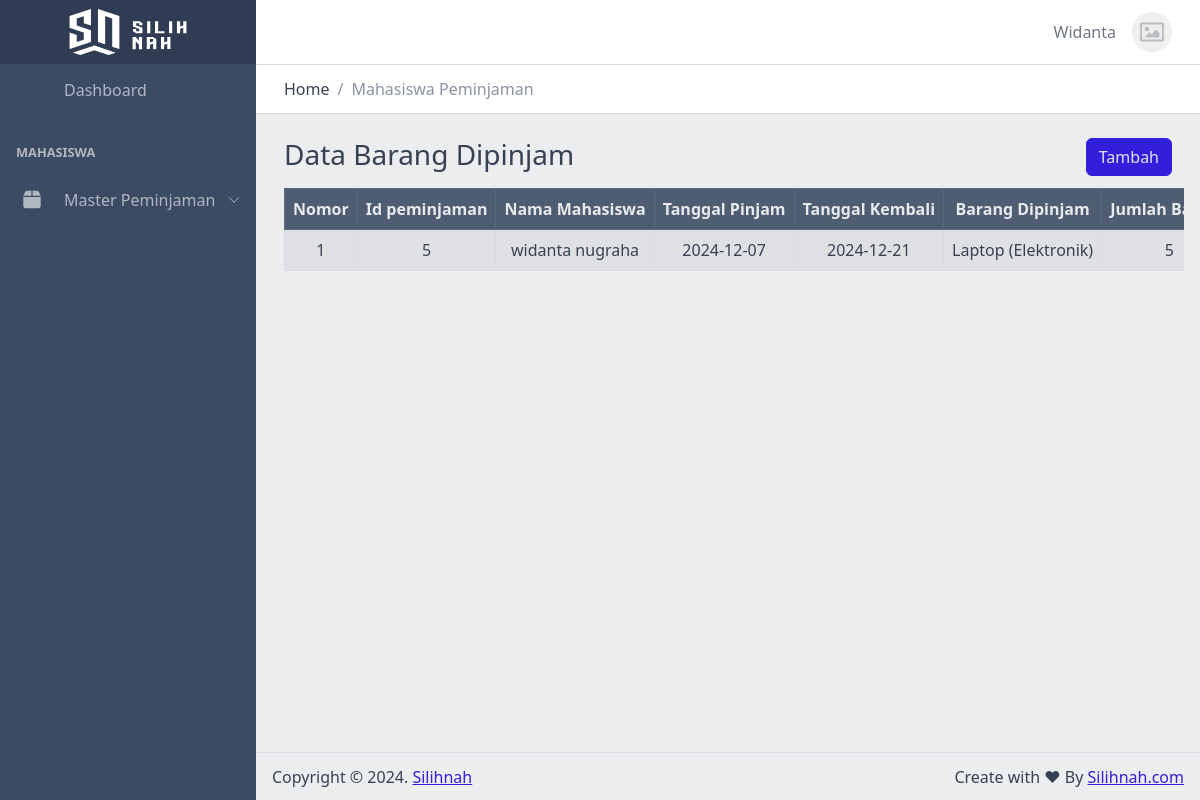
The app's page /views/mahasiswa/peminjaman/ (signed in), older data.
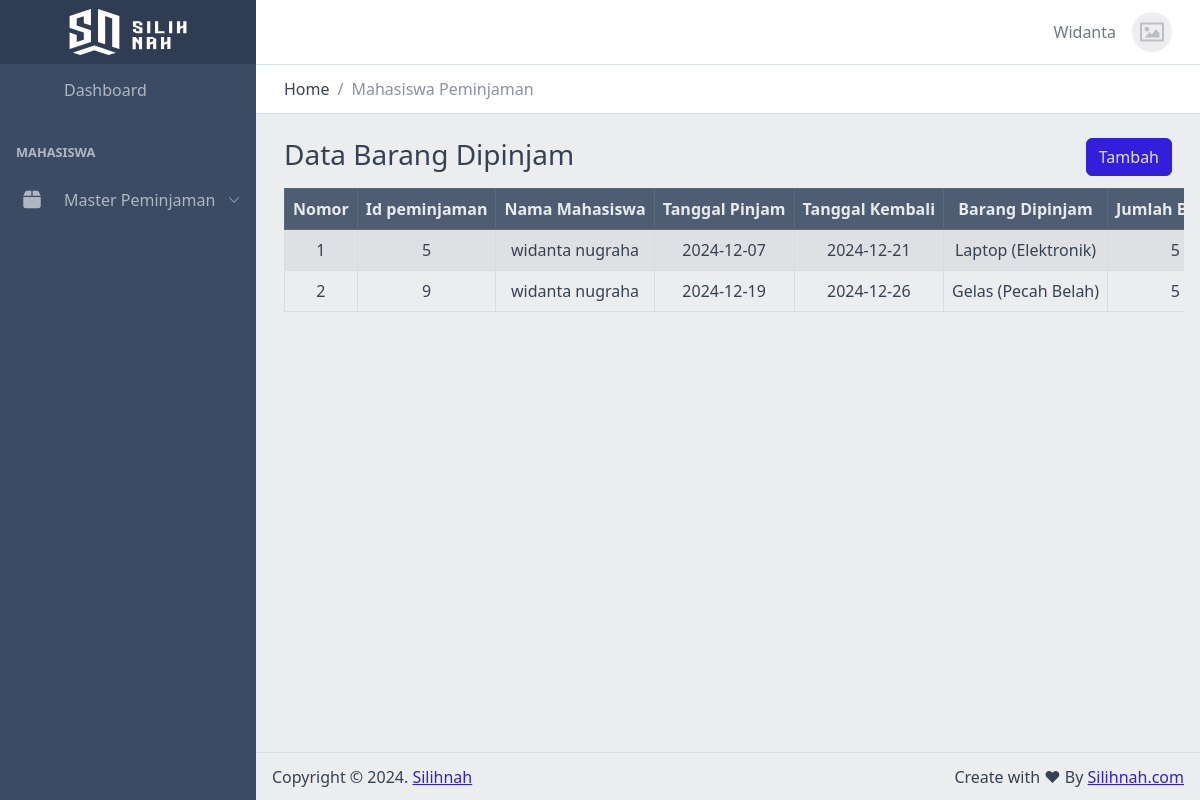
The same page, newer data.
### tables this page shows
CREATE TABLE `peminjaman` (
  `id_peminjaman` int NOT NULL,
  `id_mahasiswa` int NOT NULL,
  `tanggal_pinjam` date NOT NULL,
  `tanggal_kembali` date NOT NULL,
  `id_petugas` int DEFAULT NULL,
  `id_status` int DEFAULT NULL
);

CREATE TABLE `mahasiswa` (
  `id_mahasiswa` int NOT NULL,
  `id_user` int NOT NULL,
  `nim` varchar(10) DEFAULT NULL,
  `nama` varchar(255) DEFAULT NULL,
  `telpon` varchar(13) DEFAULT NULL,
  `jenis_kelamin` enum('Laki-Laki','Perempuan') DEFAULT NULL,
  `tanggal_lahir` date DEFAULT NULL,
  `alamat` text,
  `agama` enum('Hindu','Islam','Budha','Kristen','Katolik','Konghucu') DEFAULT NULL
);

### functions/connect.php (called while the page is built, shortened)
<?php
class Connect
{
    private $host = 'localhost';
    private $user = 'root';
    private $pass = '';
    private $db = 'silihnah';
    function __construct()
    {
        $this->conn = new mysqli($this->host, $this->user, $this->pass, $this->db);
    }
}

### functions/peminjaman.php (called while the page is built, shortened)
<?php
include 'connect.php';
class Peminjaman extends Connect
{
    public function getDataPeminjamanMahasiswaStatusBelumById($id)
    {
        $query = "SELECT
            peminjaman.id_peminjaman,
            peminjaman.id_mahasiswa,
            peminjaman.id_petugas,
            peminjaman.id_status,
            peminjaman.id_peminjaman,
            peminjaman.tanggal_pinjam,
            peminjaman.tanggal_kembali,
            mahasiswa.nama AS nama_mahasiswa,
            petugas.nama AS nama_petugas,
            status.nama_status AS nama_status,
            GROUP_CONCAT(CONCAT(barang.nama, ' (', kategori.nama, ')') SEPARATOR ', ') AS barang_dipinjam,
            GROUP_CONCAT(detail_peminjaman.jumlah SEPARATOR ', ') AS jumlah_barang
        FROM
            peminjaman
        LEFT JOIN
            detail_peminjaman ON peminjaman.id_peminjaman = detail_peminjaman.id_peminjaman
        LEFT JOIN
            barang ON detail_peminjaman.id_barang = barang.id_barang
        LEFT JOIN
            kategori ON barang.id_kategori = kategori.id_kategori
        LEFT JOIN
            mahasiswa ON peminjaman.id_mahasiswa = mahasiswa.id_mahasiswa
        LEFT JOIN
            petugas ON peminjaman.id_petugas = petugas.id_petugas
        LEFT JOIN
            status ON peminjaman.id_status = status.id_status
        WHERE peminjaman.id_mahasiswa = '$id' AND (peminjaman.id_status = 1 or peminjaman.id_status = 2)
        GROUP BY
            peminjaman.id_peminjaman";
        $result = mysqli_query($this->conn, $query);
        $data = [];
        while ($row = mysqli_fetch_assoc($result)) {
            $data[] = $row;
        }
        return $data;
    }
    public function getDataMahasiswaByUserId($id)
    {
        $query = "SELECT * FROM mahasiswa Where id_user = '$id'";
        $result = $this->conn->query($query);
        if ($result->num_rows > 0) {
            return $result->fetch_assoc();
        } else {
            return null;
        }
    }
}

### views/mahasiswa/peminjaman/index.php (the view, shortened to what this page needs)
<?php
include '../../../functions/peminjaman.php';
$peminjaman = new Peminjaman();
$dataMahasiswa = $peminjaman->getDataMahasiswaByUserId($_SESSION['user']['id_user']);
$data = $peminjaman->getDataPeminjamanMahasiswaStatusBelumById($dataMahasiswa['id_mahasiswa']);
?>
<?php include('../../templates/header.php'); ?>
<div class="container-fluid">
    <div class="row justify-content-center">
        <div class="col">
            <h3>Data Barang Dipinjam</h3>
        </div>
        <div class="col text-end">
            <a class="btn btn-primary" href="tambah.php">
                Tambah
            </a>
        </div>
    </div>
</div>
<div class="container-fluid table-responsive">
    <table id="data-table" class="table text-nowrap table-bordered table-striped text-center mt-2 align-middle">
        <thead class="table-dark">
            <tr>
                <th>Nomor</th>
                <th>Id peminjaman</th>
                <th>Nama Mahasiswa</th>
                <th>Tanggal Pinjam</th>
                <th>Tanggal Kembali</th>
                <th>Barang Dipinjam</th>
                <th>Jumlah Barang</th>
            </tr>
        </thead>
        <tbody>
            <?php $no = 1; ?>
            <?php foreach ($data as $row) : ?>
                <tr>
                    <td><?= $no++; ?></td>
                    <td><?= $row['id_peminjaman']; ?></td>
                    <td><?= $row['nama_mahasiswa']; ?></td>
                    <td><?= $row['tanggal_pinjam']; ?></td>
                    <td><?= $row['tanggal_kembali']; ?></td>
                    <td><?= $row['barang_dipinjam']; ?></td>
                    <td><?= $row['jumlah_barang']; ?></td>
                </tr>
            <?php endforeach; ?>
        </tbody>
    </table>
</div>
<?php include('../../templates/footer.php'); ?>

Row changes from the older to the newer data that the page shows:
added peminjaman: id_peminjaman "9", id_mahasiswa.nama "widanta nugraha", tanggal_pinjam "2024-12-19", tanggal_kembali "2024-12-26", barang_dipinjam "Gelas (Pecah Belah)", jumlah_barang "5"
